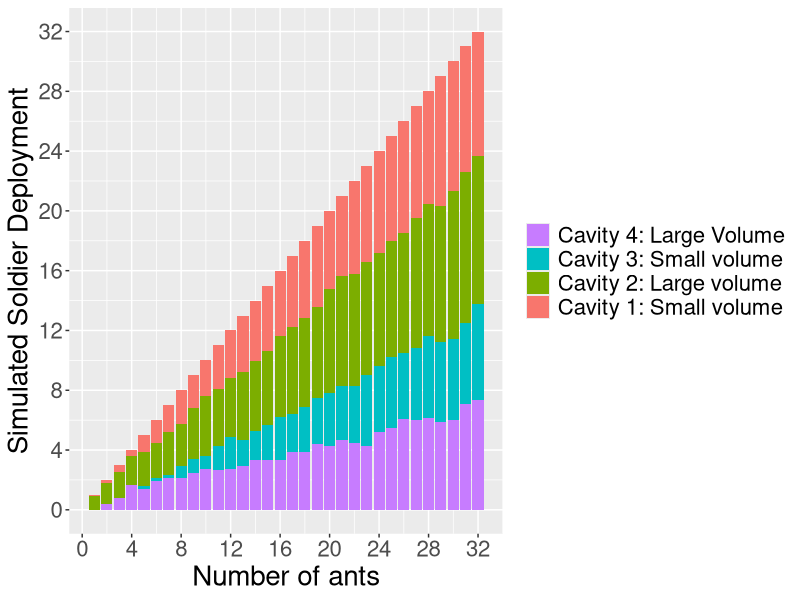
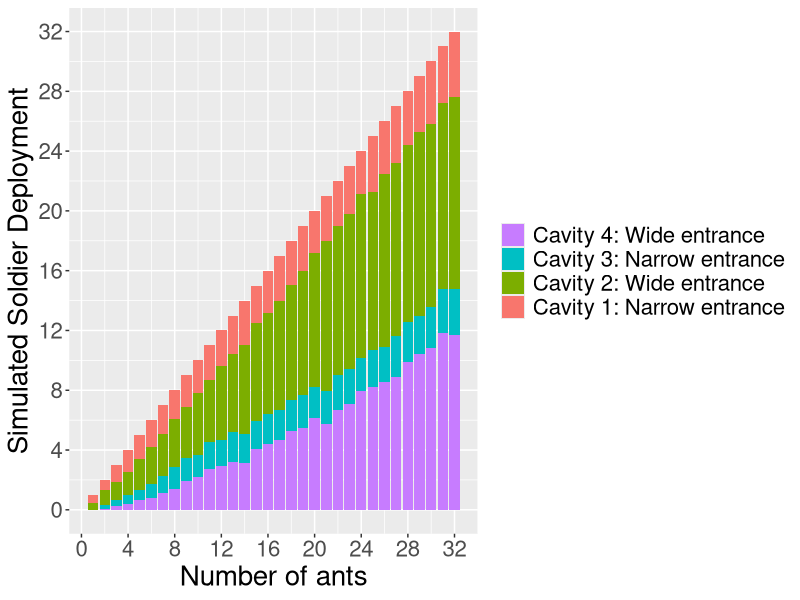

Generate these figures, in order, with R:
## ---- chunk 1

largeVsmall = read.csv('SAD-Model4-12.csv')
wideVnarrow = read.csv('SAD-Model4-11.csv')
enough.guards.wide = wideVnarrow$enough.guards.wide[1]
enough.guards.narrow =wideVnarrow$enough.guards.narrow[1]


library(plyr)
library(reshape2)

drop <- c("enough.guards.wide", 'enough.guards.narrow', 'large.narrow', 'large.wide', 'small.narrow', 'small.wide', 'h')
wideVnarrow <- wideVnarrow[ ,!(names(wideVnarrow) %in% drop)]
largeVsmall <- largeVsmall[ ,!(names(largeVsmall) %in% drop)]

calculate.fitness.by.run  <- function (df) {
  df$id = seq.int(nrow(df))
  dfm <- melt(df, id.vars = c( "id","num.ants","large.perc", "small.perc", "enough.narrow", "enough.wide", "not.enough"))
  dfm$h <- ifelse(grepl("n", dfm$variable), ceiling(enough.guards.narrow/2), ceiling(enough.guards.wide/2))
  dfm$v <- ifelse(grepl("l", dfm$variable), 60, 20)
  dfm$d <- (dfm$h^(-1/5))/(1+exp(-(5/dfm$h)*(dfm$value-dfm$h)))
  dfm$s <- exp(-(5)*(1-dfm$d))
  dfFit <- ddply(dfm, c("id","num.ants","large.perc", "small.perc", "enough.narrow", "enough.wide", "not.enough"), summarise, fitness = sum(v*s))
  return(dfFit)
}

wVnFit <- calculate.fitness.by.run(wideVnarrow)
aggWvN <- ddply(wVnFit, c("num.ants","large.perc", "small.perc", "enough.narrow", "enough.wide", "not.enough"), summarise, 
                 fitness = mean(fitness),
                 fitSD = sd(fitness))

lVsFit <- calculate.fitness.by.run(largeVsmall)
aggLvS <- ddply(lVsFit, c("num.ants","large.perc", "small.perc", "enough.narrow", "enough.wide", "not.enough"), summarise, 
                 fitness = mean(fitness),
                 fitSD = sd(fitness))

wideVnarrow["ln.max"] = pmax(wideVnarrow$ln1, wideVnarrow$ln2)
wideVnarrow["ln.min"] = pmin(wideVnarrow$ln1, wideVnarrow$ln2)
wideVnarrow["lw.max"] = pmax(wideVnarrow$lw1, wideVnarrow$lw2)
wideVnarrow["lw.min"] = pmin(wideVnarrow$lw1, wideVnarrow$lw2)

largeVsmall['ln.max'] = pmax(largeVsmall$ln1, largeVsmall$ln2)
largeVsmall['ln.min'] = pmin(largeVsmall$ln1, largeVsmall$ln2)
largeVsmall['sn.max'] = pmax(largeVsmall$sn1, largeVsmall$sn2)
largeVsmall['sn.min'] = pmin(largeVsmall$sn1, largeVsmall$sn2)
# 
# enough.wide.guards = wideVnarrow$enough.guards.wide[1]
# enough.narrow.guards =wideVnarrow$enough.guards.narrow[1]
# 
# 
LvStoGraph <- ddply(largeVsmall, "num.ants", summarise, 
                #reps = length(ln.max),
                sn.max = mean(sn.max),
                ln.max = mean(ln.max),
                sn.min = mean(sn.min),
                ln.min = mean(ln.min)
                #ln.max.sd = sd(ln.max),
                #ln.min.sd = sd(ln.min),
                #sn.max.sd = sd(sn.max),
                #sn.min.sd = sd(sn.min)
                )


 WvStoGraph <- ddply(wideVnarrow, "num.ants", summarise,
                 ln.max = mean(ln.max),
                 lw.max = mean(lw.max),
                 ln.min = mean(ln.min),
                 lw.min = mean(lw.min)
                 #lw.max.sd = sd(lw.max),
                 #lw.min.sd = sd(lw.min),
                 #ln.max.sd = sd(ln.max),
                 #ln.min.sd = sd(ln.min)
                 )


## ---- chunk 2
library(ggplot2)
library(reshape2)
LvStoGraph.m <- melt(LvStoGraph, id.vars = c( "num.ants"))
ggplot(LvStoGraph.m, aes(x = num.ants, y = value, fill=variable)) + 
  geom_bar(stat='identity') + 
  scale_fill_discrete(breaks = c("sn.max", "ln.max", "sn.min", "ln.min"), labels=c("Cavity 1: Small volume", "Cavity 2: Large volume", "Cavity 3: Small volume", "Cavity 4: Large Volume"), guide = guide_legend(reverse=TRUE)) + 
  theme(legend.title=element_blank(), legend.text = element_text(size = 16), text = element_text(size=20)) + 
  scale_y_continuous(breaks = seq(0, 32, by = 4)) +
  scale_x_continuous(breaks = seq(0, 32, by = 4)) +
  labs( x = "Number of ants", y = "Simulated Soldier Deployment")



WvStoGraph.m <- melt(WvStoGraph, id.vars = "num.ants")
ggplot(WvStoGraph.m, aes(x = num.ants, y = value, fill=variable)) + 
  geom_bar(stat='identity') +
  scale_fill_discrete(breaks = c("ln.max", "lw.max", "ln.min", "lw.min"), labels=c("Cavity 1: Narrow entrance", "Cavity 2: Wide entrance", "Cavity 3: Narrow entrance", "Cavity 4: Wide entrance"), guide = guide_legend(reverse=TRUE)) + 
  theme(legend.title=element_blank(), legend.text = element_text(size = 16), text = element_text(size=20)) + 
  scale_y_continuous(breaks = seq(0, 32, by = 4)) +
  scale_x_continuous(breaks = seq(0, 32, by = 4)) +
  labs( x = "Number of ants", y = "Simulated Soldier Deployment")

